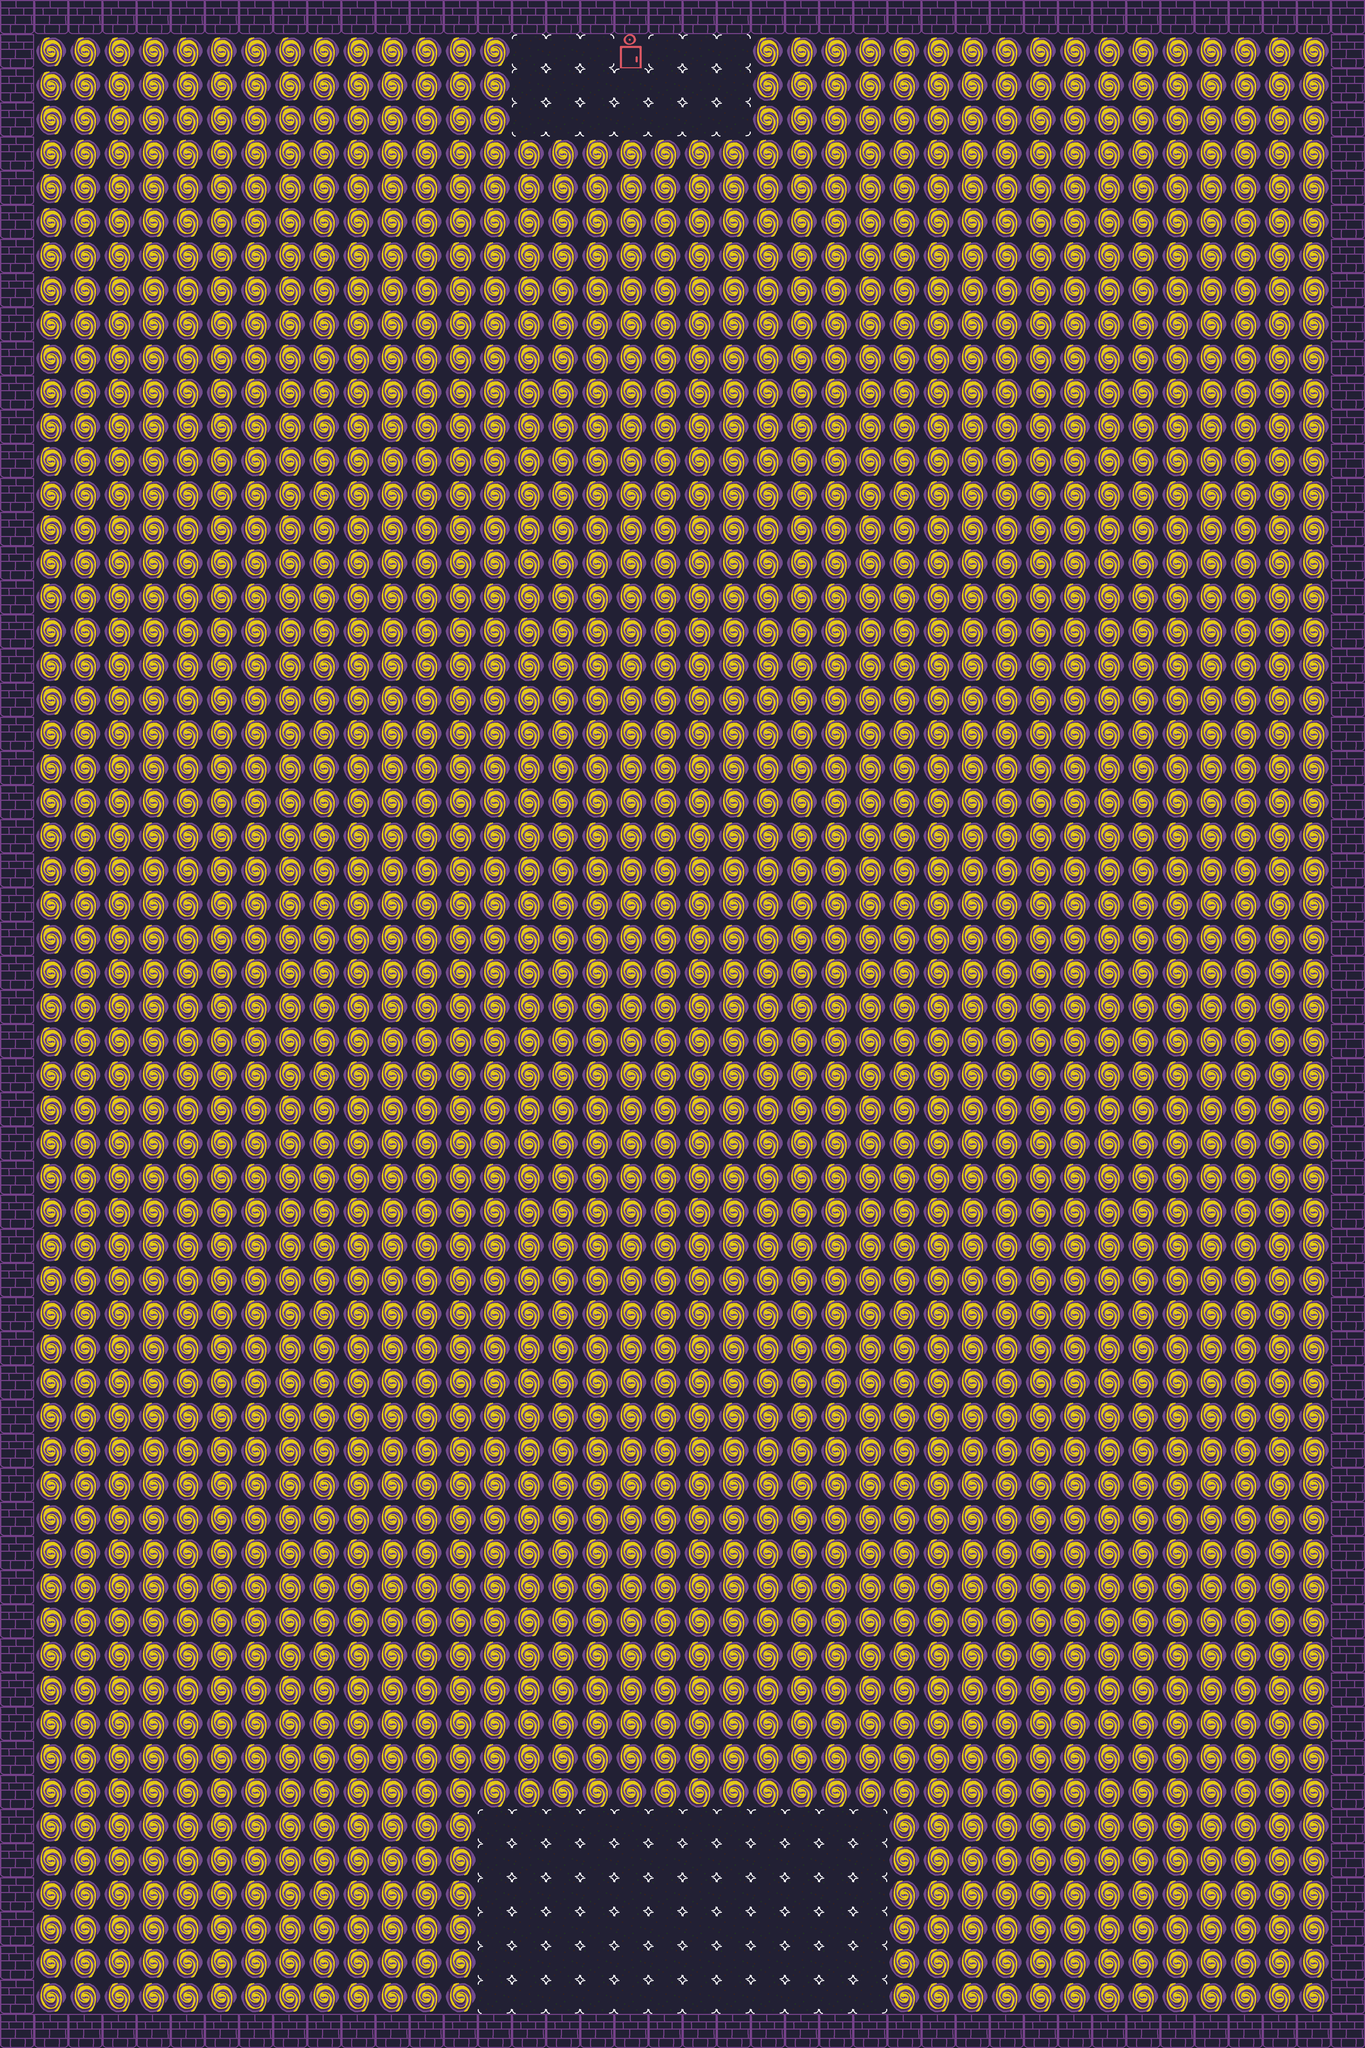

This is a level from a 2D game, rendered from its Tiled map with the project's own tilesets. A one-line summary and the complete map file follow:
An orthogonal 40x60 tile map with 128x128 px tiles, 1 tile layer (Tile Layer 1).

<map version="1.10" tiledversion="1.11.2" orientation="orthogonal" renderorder="right-down" width="40" height="60" tilewidth="128" tileheight="128" infinite="0" nextlayerid="2" nextobjectid="1">
 <editorsettings>
  <export target="beastiary_map.csv" format="csv" />
 </editorsettings>
 <tileset firstgid="1" source="beastiary_tileset.tsx" />
 <layer id="1" name="Tile Layer 1" width="40" height="60">
  <data encoding="csv">
3,3,3,3,3,3,3,3,3,3,3,3,3,3,3,3,3,3,3,3,3,3,3,3,3,3,3,3,3,3,3,3,3,3,3,3,3,3,3,3,
3,2,2,2,2,2,2,2,2,2,2,2,2,2,2,7,7,7,9,7,7,7,2,2,2,2,2,2,2,2,2,2,2,2,2,2,2,2,2,3,
3,2,2,2,2,2,2,2,2,2,2,2,2,2,2,7,7,7,7,7,7,7,2,2,2,2,2,2,2,2,2,2,2,2,2,2,2,2,2,3,
3,2,2,2,2,2,2,2,2,2,2,2,2,2,2,7,7,7,7,7,7,7,2,2,2,2,2,2,2,2,2,2,2,2,2,2,2,2,2,3,
3,2,2,2,2,2,2,2,2,2,2,2,2,2,2,2,2,2,2,2,2,2,2,2,2,2,2,2,2,2,2,2,2,2,2,2,2,2,2,3,
3,2,2,2,2,2,2,2,2,2,2,2,2,2,2,2,2,2,2,2,2,2,2,2,2,2,2,2,2,2,2,2,2,2,2,2,2,2,2,3,
3,2,2,2,2,2,2,2,2,2,2,2,2,2,2,2,2,2,2,2,2,2,2,2,2,2,2,2,2,2,2,2,2,2,2,2,2,2,2,3,
3,2,2,2,2,2,2,2,2,2,2,2,2,2,2,2,2,2,2,2,2,2,2,2,2,2,2,2,2,2,2,2,2,2,2,2,2,2,2,3,
3,2,2,2,2,2,2,2,2,2,2,2,2,2,2,2,2,2,2,2,2,2,2,2,2,2,2,2,2,2,2,2,2,2,2,2,2,2,2,3,
3,2,2,2,2,2,2,2,2,2,2,2,2,2,2,2,2,2,2,2,2,2,2,2,2,2,2,2,2,2,2,2,2,2,2,2,2,2,2,3,
3,2,2,2,2,2,2,2,2,2,2,2,2,2,2,2,2,2,2,2,2,2,2,2,2,2,2,2,2,2,2,2,2,2,2,2,2,2,2,3,
3,2,2,2,2,2,2,2,2,2,2,2,2,2,2,2,2,2,2,2,2,2,2,2,2,2,2,2,2,2,2,2,2,2,2,2,2,2,2,3,
3,2,2,2,2,2,2,2,2,2,2,2,2,2,2,2,2,2,2,2,2,2,2,2,2,2,2,2,2,2,2,2,2,2,2,2,2,2,2,3,
3,2,2,2,2,2,2,2,2,2,2,2,2,2,2,2,2,2,2,2,2,2,2,2,2,2,2,2,2,2,2,2,2,2,2,2,2,2,2,3,
3,2,2,2,2,2,2,2,2,2,2,2,2,2,2,2,2,2,2,2,2,2,2,2,2,2,2,2,2,2,2,2,2,2,2,2,2,2,2,3,
3,2,2,2,2,2,2,2,2,2,2,2,2,2,2,2,2,2,2,2,2,2,2,2,2,2,2,2,2,2,2,2,2,2,2,2,2,2,2,3,
3,2,2,2,2,2,2,2,2,2,2,2,2,2,2,2,2,2,2,2,2,2,2,2,2,2,2,2,2,2,2,2,2,2,2,2,2,2,2,3,
3,2,2,2,2,2,2,2,2,2,2,2,2,2,2,2,2,2,2,2,2,2,2,2,2,2,2,2,2,2,2,2,2,2,2,2,2,2,2,3,
3,2,2,2,2,2,2,2,2,2,2,2,2,2,2,2,2,2,2,2,2,2,2,2,2,2,2,2,2,2,2,2,2,2,2,2,2,2,2,3,
3,2,2,2,2,2,2,2,2,2,2,2,2,2,2,2,2,2,2,2,2,2,2,2,2,2,2,2,2,2,2,2,2,2,2,2,2,2,2,3,
3,2,2,2,2,2,2,2,2,2,2,2,2,2,2,2,2,2,2,2,2,2,2,2,2,2,2,2,2,2,2,2,2,2,2,2,2,2,2,3,
3,2,2,2,2,2,2,2,2,2,2,2,2,2,2,2,2,2,2,2,2,2,2,2,2,2,2,2,2,2,2,2,2,2,2,2,2,2,2,3,
3,2,2,2,2,2,2,2,2,2,2,2,2,2,2,2,2,2,2,2,2,2,2,2,2,2,2,2,2,2,2,2,2,2,2,2,2,2,2,3,
3,2,2,2,2,2,2,2,2,2,2,2,2,2,2,2,2,2,2,2,2,2,2,2,2,2,2,2,2,2,2,2,2,2,2,2,2,2,2,3,
3,2,2,2,2,2,2,2,2,2,2,2,2,2,2,2,2,2,2,2,2,2,2,2,2,2,2,2,2,2,2,2,2,2,2,2,2,2,2,3,
3,2,2,2,2,2,2,2,2,2,2,2,2,2,2,2,2,2,2,2,2,2,2,2,2,2,2,2,2,2,2,2,2,2,2,2,2,2,2,3,
3,2,2,2,2,2,2,2,2,2,2,2,2,2,2,2,2,2,2,2,2,2,2,2,2,2,2,2,2,2,2,2,2,2,2,2,2,2,2,3,
3,2,2,2,2,2,2,2,2,2,2,2,2,2,2,2,2,2,2,2,2,2,2,2,2,2,2,2,2,2,2,2,2,2,2,2,2,2,2,3,
3,2,2,2,2,2,2,2,2,2,2,2,2,2,2,2,2,2,2,2,2,2,2,2,2,2,2,2,2,2,2,2,2,2,2,2,2,2,2,3,
3,2,2,2,2,2,2,2,2,2,2,2,2,2,2,2,2,2,2,2,2,2,2,2,2,2,2,2,2,2,2,2,2,2,2,2,2,2,2,3,
3,2,2,2,2,2,2,2,2,2,2,2,2,2,2,2,2,2,2,2,2,2,2,2,2,2,2,2,2,2,2,2,2,2,2,2,2,2,2,3,
3,2,2,2,2,2,2,2,2,2,2,2,2,2,2,2,2,2,2,2,2,2,2,2,2,2,2,2,2,2,2,2,2,2,2,2,2,2,2,3,
3,2,2,2,2,2,2,2,2,2,2,2,2,2,2,2,2,2,2,2,2,2,2,2,2,2,2,2,2,2,2,2,2,2,2,2,2,2,2,3,
3,2,2,2,2,2,2,2,2,2,2,2,2,2,2,2,2,2,2,2,2,2,2,2,2,2,2,2,2,2,2,2,2,2,2,2,2,2,2,3,
3,2,2,2,2,2,2,2,2,2,2,2,2,2,2,2,2,2,2,2,2,2,2,2,2,2,2,2,2,2,2,2,2,2,2,2,2,2,2,3,
3,2,2,2,2,2,2,2,2,2,2,2,2,2,2,2,2,2,2,2,2,2,2,2,2,2,2,2,2,2,2,2,2,2,2,2,2,2,2,3,
3,2,2,2,2,2,2,2,2,2,2,2,2,2,2,2,2,2,2,2,2,2,2,2,2,2,2,2,2,2,2,2,2,2,2,2,2,2,2,3,
3,2,2,2,2,2,2,2,2,2,2,2,2,2,2,2,2,2,2,2,2,2,2,2,2,2,2,2,2,2,2,2,2,2,2,2,2,2,2,3,
3,2,2,2,2,2,2,2,2,2,2,2,2,2,2,2,2,2,2,2,2,2,2,2,2,2,2,2,2,2,2,2,2,2,2,2,2,2,2,3,
3,2,2,2,2,2,2,2,2,2,2,2,2,2,2,2,2,2,2,2,2,2,2,2,2,2,2,2,2,2,2,2,2,2,2,2,2,2,2,3,
3,2,2,2,2,2,2,2,2,2,2,2,2,2,2,2,2,2,2,2,2,2,2,2,2,2,2,2,2,2,2,2,2,2,2,2,2,2,2,3,
3,2,2,2,2,2,2,2,2,2,2,2,2,2,2,2,2,2,2,2,2,2,2,2,2,2,2,2,2,2,2,2,2,2,2,2,2,2,2,3,
3,2,2,2,2,2,2,2,2,2,2,2,2,2,2,2,2,2,2,2,2,2,2,2,2,2,2,2,2,2,2,2,2,2,2,2,2,2,2,3,
3,2,2,2,2,2,2,2,2,2,2,2,2,2,2,2,2,2,2,2,2,2,2,2,2,2,2,2,2,2,2,2,2,2,2,2,2,2,2,3,
3,2,2,2,2,2,2,2,2,2,2,2,2,2,2,2,2,2,2,2,2,2,2,2,2,2,2,2,2,2,2,2,2,2,2,2,2,2,2,3,
3,2,2,2,2,2,2,2,2,2,2,2,2,2,2,2,2,2,2,2,2,2,2,2,2,2,2,2,2,2,2,2,2,2,2,2,2,2,2,3,
3,2,2,2,2,2,2,2,2,2,2,2,2,2,2,2,2,2,2,2,2,2,2,2,2,2,2,2,2,2,2,2,2,2,2,2,2,2,2,3,
3,2,2,2,2,2,2,2,2,2,2,2,2,2,2,2,2,2,2,2,2,2,2,2,2,2,2,2,2,2,2,2,2,2,2,2,2,2,2,3,
3,2,2,2,2,2,2,2,2,2,2,2,2,2,2,2,2,2,2,2,2,2,2,2,2,2,2,2,2,2,2,2,2,2,2,2,2,2,2,3,
3,2,2,2,2,2,2,2,2,2,2,2,2,2,2,2,2,2,2,2,2,2,2,2,2,2,2,2,2,2,2,2,2,2,2,2,2,2,2,3,
3,2,2,2,2,2,2,2,2,2,2,2,2,2,2,2,2,2,2,2,2,2,2,2,2,2,2,2,2,2,2,2,2,2,2,2,2,2,2,3,
3,2,2,2,2,2,2,2,2,2,2,2,2,2,2,2,2,2,2,2,2,2,2,2,2,2,2,2,2,2,2,2,2,2,2,2,2,2,2,3,
3,2,2,2,2,2,2,2,2,2,2,2,2,2,2,2,2,2,2,2,2,2,2,2,2,2,2,2,2,2,2,2,2,2,2,2,2,2,2,3,
3,2,2,2,2,2,2,2,2,2,2,2,2,2,7,7,7,7,7,7,7,7,7,7,7,7,2,2,2,2,2,2,2,2,2,2,2,2,2,3,
3,2,2,2,2,2,2,2,2,2,2,2,2,2,7,7,7,7,7,7,7,7,7,7,7,7,2,2,2,2,2,2,2,2,2,2,2,2,2,3,
3,2,2,2,2,2,2,2,2,2,2,2,2,2,7,7,7,7,7,7,7,7,7,7,7,7,2,2,2,2,2,2,2,2,2,2,2,2,2,3,
3,2,2,2,2,2,2,2,2,2,2,2,2,2,7,7,7,7,7,7,7,7,7,7,7,7,2,2,2,2,2,2,2,2,2,2,2,2,2,3,
3,2,2,2,2,2,2,2,2,2,2,2,2,2,7,7,7,7,7,7,7,7,7,7,7,7,2,2,2,2,2,2,2,2,2,2,2,2,2,3,
3,2,2,2,2,2,2,2,2,2,2,2,2,2,7,7,7,7,7,7,7,7,7,7,7,7,2,2,2,2,2,2,2,2,2,2,2,2,2,3,
3,3,3,3,3,3,3,3,3,3,3,3,3,3,3,3,3,3,3,3,3,3,3,3,3,3,3,3,3,3,3,3,3,3,3,3,3,3,3,3
</data>
 </layer>
</map>